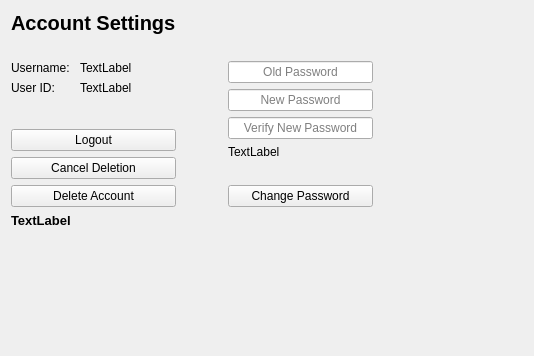
<?xml version="1.0" encoding="UTF-8"?>
<ui version="4.0">
 <class>ProfileWidget</class>
 <widget class="QWidget" name="ProfileWidget">
  <property name="geometry">
   <rect>
    <x>0</x>
    <y>0</y>
    <width>534</width>
    <height>356</height>
   </rect>
  </property>
  <property name="windowTitle">
   <string>Form</string>
  </property>
  <property name="styleSheet">
   <string notr="true">QLineEdit
{
	max-width: 250px;
}</string>
  </property>
  <layout class="QGridLayout" name="gridLayout">
   <item row="2" column="1">
    <spacer name="horizontalSpacer">
     <property name="orientation">
      <enum>Qt::Horizontal</enum>
     </property>
     <property name="sizeType">
      <enum>QSizePolicy::Fixed</enum>
     </property>
     <property name="sizeHint" stdset="0">
      <size>
       <width>40</width>
       <height>20</height>
      </size>
     </property>
    </spacer>
   </item>
   <item row="2" column="2">
    <layout class="QVBoxLayout" name="verticalLayout">
     <item>
      <widget class="QLineEdit" name="m_oldPassword_lineEdit">
       <property name="echoMode">
        <enum>QLineEdit::Password</enum>
       </property>
       <property name="alignment">
        <set>Qt::AlignCenter</set>
       </property>
       <property name="placeholderText">
        <string>Old Password</string>
       </property>
      </widget>
     </item>
     <item>
      <widget class="QLineEdit" name="m_newPassword_lineEdit">
       <property name="echoMode">
        <enum>QLineEdit::Password</enum>
       </property>
       <property name="alignment">
        <set>Qt::AlignCenter</set>
       </property>
       <property name="placeholderText">
        <string>New Password</string>
       </property>
      </widget>
     </item>
     <item>
      <widget class="QLineEdit" name="m_verifyNewPassword_lineEdit">
       <property name="echoMode">
        <enum>QLineEdit::Password</enum>
       </property>
       <property name="alignment">
        <set>Qt::AlignCenter</set>
       </property>
       <property name="placeholderText">
        <string>Verify New Password</string>
       </property>
      </widget>
     </item>
     <item>
      <widget class="QLabel" name="m_passwordInformation_lbl">
       <property name="text">
        <string>TextLabel</string>
       </property>
       <property name="error" stdset="0">
        <bool>true</bool>
       </property>
      </widget>
     </item>
     <item>
      <spacer name="verticalSpacer">
       <property name="orientation">
        <enum>Qt::Vertical</enum>
       </property>
       <property name="sizeType">
        <enum>QSizePolicy::Fixed</enum>
       </property>
       <property name="sizeHint" stdset="0">
        <size>
         <width>20</width>
         <height>20</height>
        </size>
       </property>
      </spacer>
     </item>
     <item>
      <widget class="QPushButton" name="m_changePassword_btn">
       <property name="text">
        <string>Change Password</string>
       </property>
      </widget>
     </item>
    </layout>
   </item>
   <item row="2" column="0">
    <layout class="QVBoxLayout" name="verticalLayout_2">
     <item>
      <layout class="QFormLayout" name="formLayout">
       <property name="horizontalSpacing">
        <number>10</number>
       </property>
       <item row="0" column="0">
        <widget class="QLabel" name="label">
         <property name="text">
          <string>Username:</string>
         </property>
        </widget>
       </item>
       <item row="0" column="1">
        <widget class="QLabel" name="m_username_lbl">
         <property name="text">
          <string>TextLabel</string>
         </property>
        </widget>
       </item>
       <item row="1" column="0">
        <widget class="QLabel" name="label_3">
         <property name="text">
          <string>User ID:</string>
         </property>
        </widget>
       </item>
       <item row="1" column="1">
        <widget class="QLabel" name="m_id_lbl">
         <property name="text">
          <string>TextLabel</string>
         </property>
        </widget>
       </item>
      </layout>
     </item>
     <item>
      <spacer name="verticalSpacer_2">
       <property name="orientation">
        <enum>Qt::Vertical</enum>
       </property>
       <property name="sizeType">
        <enum>QSizePolicy::Fixed</enum>
       </property>
       <property name="sizeHint" stdset="0">
        <size>
         <width>20</width>
         <height>20</height>
        </size>
       </property>
      </spacer>
     </item>
     <item>
      <widget class="QPushButton" name="m_logout_btn">
       <property name="text">
        <string>Logout</string>
       </property>
      </widget>
     </item>
     <item>
      <widget class="QPushButton" name="m_cancelDeletion_btn">
       <property name="text">
        <string>Cancel Deletion</string>
       </property>
      </widget>
     </item>
     <item>
      <widget class="QPushButton" name="m_deleteAccount_btn">
       <property name="styleSheet">
        <string notr="true"/>
       </property>
       <property name="text">
        <string>Delete Account</string>
       </property>
       <property name="type" stdset="0">
        <string>redButton</string>
       </property>
      </widget>
     </item>
    </layout>
   </item>
   <item row="0" column="0">
    <widget class="QLabel" name="label_5">
     <property name="font">
      <font>
       <pointsize>15</pointsize>
       <weight>75</weight>
       <bold>true</bold>
      </font>
     </property>
     <property name="text">
      <string>Account Settings</string>
     </property>
    </widget>
   </item>
   <item row="2" column="3">
    <spacer name="horizontalSpacer_2">
     <property name="orientation">
      <enum>Qt::Horizontal</enum>
     </property>
     <property name="sizeHint" stdset="0">
      <size>
       <width>40</width>
       <height>20</height>
      </size>
     </property>
    </spacer>
   </item>
   <item row="3" column="0" colspan="4">
    <widget class="QLabel" name="m_deletionInformation_lbl">
     <property name="font">
      <font>
       <pointsize>10</pointsize>
       <weight>75</weight>
       <bold>true</bold>
      </font>
     </property>
     <property name="text">
      <string>TextLabel</string>
     </property>
     <property name="error" stdset="0">
      <bool>true</bool>
     </property>
    </widget>
   </item>
   <item row="1" column="0" colspan="4">
    <spacer name="verticalSpacer_4">
     <property name="orientation">
      <enum>Qt::Vertical</enum>
     </property>
     <property name="sizeType">
      <enum>QSizePolicy::Fixed</enum>
     </property>
     <property name="sizeHint" stdset="0">
      <size>
       <width>20</width>
       <height>20</height>
      </size>
     </property>
    </spacer>
   </item>
   <item row="4" column="0" colspan="4">
    <spacer name="verticalSpacer_3">
     <property name="orientation">
      <enum>Qt::Vertical</enum>
     </property>
     <property name="sizeHint" stdset="0">
      <size>
       <width>20</width>
       <height>40</height>
      </size>
     </property>
    </spacer>
   </item>
  </layout>
 </widget>
 <resources/>
 <connections/>
</ui>
